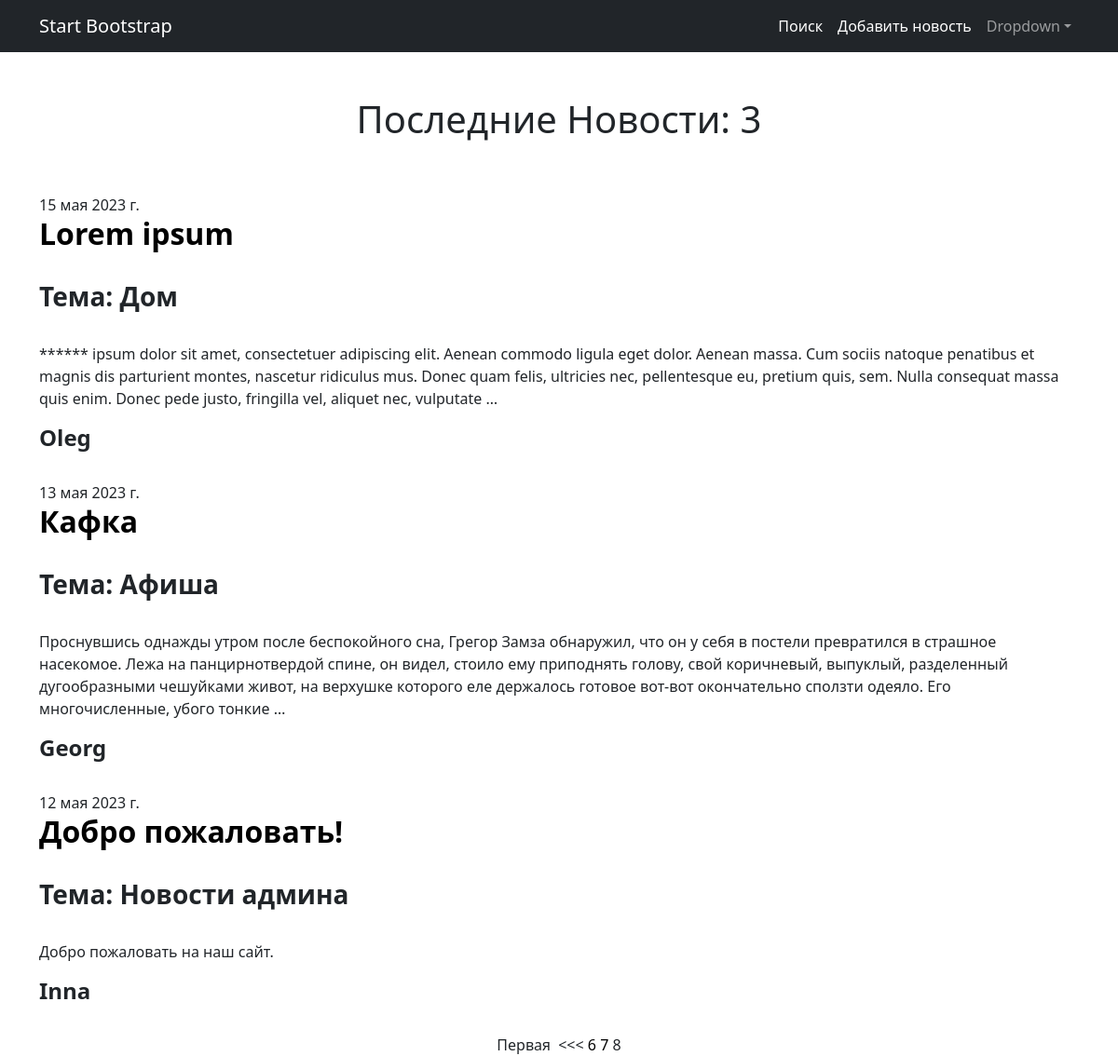
/?page=8, run on the app's committed database.
### news/models.py (models this page shows, shortened)
class Post(models.Model):
    news = 'NW'
    artical = 'AR'
    types = [
        (news, 'Новость'),
        (artical, 'Статья')
    ]
    publ = models.DateField(default=timezone.now, verbose_name='Дата')
    sort = models.CharField(max_length=2, choices=types, default=news)
    categories = models.ForeignKey(
        Category, verbose_name='Категории', on_delete=models.CASCADE, null=True)
    title = models.CharField(max_length=250, verbose_name='Заголовок')
    slug = models.SlugField(max_length=50, verbose_name='Адрес')
    text = models.TextField(verbose_name='Текст')
    author = models.ForeignKey(
        User, on_delete=models.CASCADE, verbose_name='Автор')
    runk = models.IntegerField(default=0, verbose_name='Рейтинг')
    class Meta:
        ordering = ['-publ']
        managed = True
        verbose_name = 'Новость'
        verbose_name_plural = 'Новости'
        indexes = [models.Index(fields=['-publ'])]

class Category(models.Model):
    name = models.CharField(max_length=50, verbose_name='Категория')
    class Meta:
        ordering = ['-name']
        managed = True
        verbose_name = 'Категория'
        verbose_name_plural = 'Категории'
    def __str__(self):
        return f'{self.name}'

### news/views.py (the view)
# urls.py: path('', views.PostView.as_view()),
class PostView(View):
    def get(serf, request):
        post_list = Post.objects.all()
        paginator = Paginator(post_list, 3)
        page_nuber = request.GET.get('page', 1)
        posts = paginator.page(page_nuber)
        return render(request, 'news.html', {'post_list': posts})

### news/templatetags/custom_filters.py (called while the page is built)
@register.filter(name='Censor')
def censor(value):
    text = value.split()
    for i in text:
        if isinstance(i, str) and i in badWords:
            return value.replace(i, '******')
        else:
            return value

### templates/news.html (shortened to what this page needs)
{% extends 'flatpages/default.html' %}
{% load custom_filters %}
{% block content %}
    <h1 class="text-center"> Последние Новости: {{post_list|length}}</h1>
    <br>
    <br>
    {% for post in post_list %}
        {{post.publ}}
        <br>
        <h2 class="fw-bolder"><a href="{% url 'newsPort:detail' post.id%}">{{ post.title }}</a></h2>
        <br>
        <h3 class="fw-bold">Тема: {{ post.categories }}</h3>
        <br>
        <p class="fw-normal">{{ post.text|Censor|truncatewords:50 }}</p>
        <h4 class="fw-bold">{{ post.author }}</h4>
        <br>
    {% endfor %}
    <div class="text-center">
        <span class="step-links">
            {% if post_list.has_previous %}
                <a href="?page=1"class="nav-link d-inline" me-2>Первая</a>
                <a href="?page={{ post_list.previous_page_number}}"class="nav-link d-inline ms-1"><<<</a>
            {% endif %}
            <span class="current">
                {% for num in post_list.paginator.page_range %}
                    {% if post_list.number == num %}
                        <a>{{ num }}</a>
                    {% elif num > post_list.number|add:'-3' and num < post_list.number|add:'3' %}
                        <a href="?page={{ num }}">{{ num }}</a>
                    {% endif %}
                {% endfor %}
            </span>
        </span>
    </div>
{% endblock content %}

### data on the page
Post: publ "15 мая 2023 г.", title "Lorem ipsum", categories "Дом", text|Censor "****** ipsum dolor sit amet, consectetuer adipiscing elit. Aenean commodo ligula eget dolor. Aenean massa. Cum sociis natoque penatibus et magnis dis parturient montes, nascetur ridiculus mus. Donec quam felis, ultricies nec, pellentesque eu, pretium quis, sem. Nulla consequat massa quis enim. Donec pede justo, fringilla vel, aliquet nec, vulputate …", author "Oleg"
Post: publ "13 мая 2023 г.", title "Кафка", categories "Афиша", text|Censor "Проснувшись однажды утром после беспокойного сна, Грегор Замза обнаружил, что он у себя в постели превратился в страшное насекомое. Лежа на панцирнотвердой спине, он видел, стоило ему приподнять голову, свой коричневый, выпуклый, разделенный дугообразными чешуйками живот, на верхушке которого еле держалось готовое вот-вот окончательно сползти одеяло. Его многочисленные, убого тонкие …", author "Georg"
Post: publ "12 мая 2023 г.", title "Добро пожаловать!", categories "Новости админа", text|Censor "Добро пожаловать на наш сайт.", author "Inna"

### other printed values
{{ post_list|length }} "3"
{{ num }} "6" "7"
{{ num }} "8"
